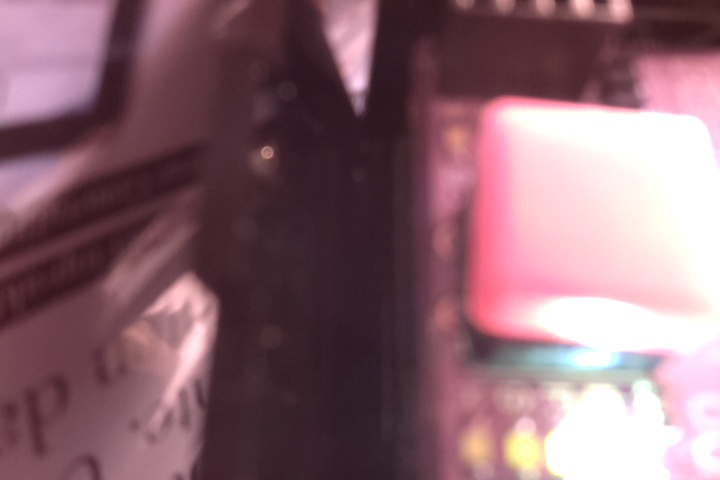
#> input picture projects/camera/code/on.jpg, 720 x 480 px
$ python on_off.py
#> lines starting #> are read from the running program, lines starting #| are printed output that depends on the picture; after the words box and inside, x2 and y2 are one past the last pixel; in counts of white or black regions, pixels touching at a corner belong together
#!/usr/bin/env python

import cv2
import numpy as np


bild = cv2.imread('on.jpg')
#> bild is the input picture: shape (480, 720, 3); mean B, G, R 113.7, 103.6, 139.7
# Bildausschnitt waehlen
cropped = bild[440:480, 680:720]
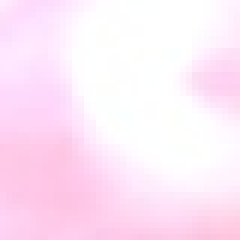
#> cropped: shape (40, 40, 3) (shown 6 times larger); mean B, G, R 248.1, 231.7, 254.4
# cv2.imwrite("1.jpg",cropped)
# Untere Grenze
filter_from = np.array([200, 200, 200], np.uint8)
# Obere Grenze
filter_to = np.array([255, 255, 255], np.uint8)
# Filtere Bild
filtered = cv2.inRange(cropped, filter_from, filter_to)
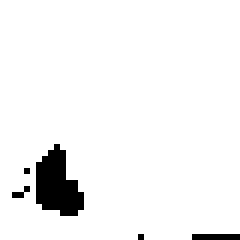
#> filtered: shape (40, 40) (shown 6 times larger); 95.2% white; 5 black regions (4 under 20 px), largest, box (x1, y1, x2, y2) and area: (6, 24, 14, 36) 63
# Zaehle anzahl von Bildpunkten, die nicht 0 (d.h. Schwarz) sind
amount = cv2.countNonZero(filtered)
#> amount = 1524
print(amount)
#| 1524
